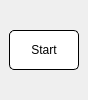
                    <widget class="QStackedWidget" name="stackedWidget_2">
                     <property name="maximumSize">
                      <size>
                       <width>80</width>
                       <height>16777215</height>
                      </size>
                     </property>
                     <property name="currentIndex">
                      <number>0</number>
                     </property>
                     <widget class="QWidget" name="page_9">
                      <layout class="QVBoxLayout" name="verticalLayout_8">
                       <item>
                        <widget class="QPushButton" name="btn_start_training">
                         <property name="minimumSize">
                          <size>
                           <width>70</width>
                           <height>40</height>
                          </size>
                         </property>
                         <property name="maximumSize">
                          <size>
                           <width>70</width>
                           <height>40</height>
                          </size>
                         </property>
                         <property name="styleSheet">
                          <string notr="true">font: 20px &quot;Bahnschrift Semilight&quot;;
background-color: rgb(255, 255, 255);
border: 1px solid black;
border-radius: 5px;</string>
                         </property>
                         <property name="text">
                          <string>Start</string>
                         </property>
                        </widget>
                       </item>
                      </layout>
                     </widget>
                     <widget class="QWidget" name="page_10"/>
                    </widget>
